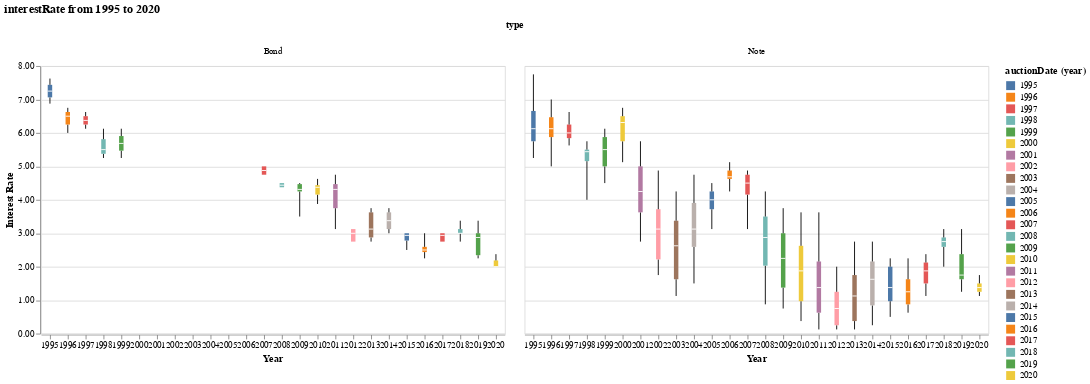

Notebook cell for this chart:
### Code cell
doBoxWhiskerFacet(dfsa, metric='interestRate', title='Interest Rate', instruments=['Note', 'Bond'])

### Figure 1 — Vega-Lite specification as saved in the notebook (floating-point values rounded to 4 significant figures; data arrays with more than 128 entries replaced by an {"elided": "..."} marker saying what was removed)
{"config": {"view": {"continuousWidth": 400, "continuousHeight": 300}}, "data": {"name": "data-ed548b4009fbe7283d38b85d843113a4"}, "facet": {"column": {"type": "ordinal", "field": "type"}}, "spec": {"layer": [{"mark": "rule", "encoding": {"x": {"type": "nominal", "axis": {"labelAngle": 0, "labelOverlap": "greedy", "title": "Year"}, "field": "auctionDate", "timeUnit": "year"}, "y": {"type": "quantitative", "aggregate": "min", "axis": {"format": ".2f", "title": "Interest Rate"}, "field": "interestRate"}, "y2": {"aggregate": "q1", "field": "interestRate"}}}, {"mark": {"type": "bar", "size": 5.0}, "encoding": {"color": {"type": "nominal", "field": "auctionDate", "timeUnit": "year"}, "x": {"type": "nominal", "field": "auctionDate", "timeUnit": "year"}, "y": {"type": "quantitative", "aggregate": "q1", "field": "interestRate"}, "y2": {"aggregate": "q3", "field": "interestRate"}}}, {"mark": "rule", "encoding": {"x": {"type": "nominal", "field": "auctionDate", "timeUnit": "year"}, "y": {"type": "quantitative", "aggregate": "max", "field": "interestRate"}, "y2": {"aggregate": "q3", "field": "interestRate"}}}, {"mark": {"type": "tick", "color": "white", "size": 5.0}, "encoding": {"x": {"type": "nominal", "field": "auctionDate", "timeUnit": "year"}, "y": {"type": "quantitative", "aggregate": "median", "field": "interestRate"}}}]}, "title": "interestRate from 1995 to 2020", "$schema": "https://vega.github.io/schema/vega-lite/v4.0.2.json", "datasets": {"data-ed548b4009fbe7283d38b85d843113a4": {"elided": "1246 records"}}}
